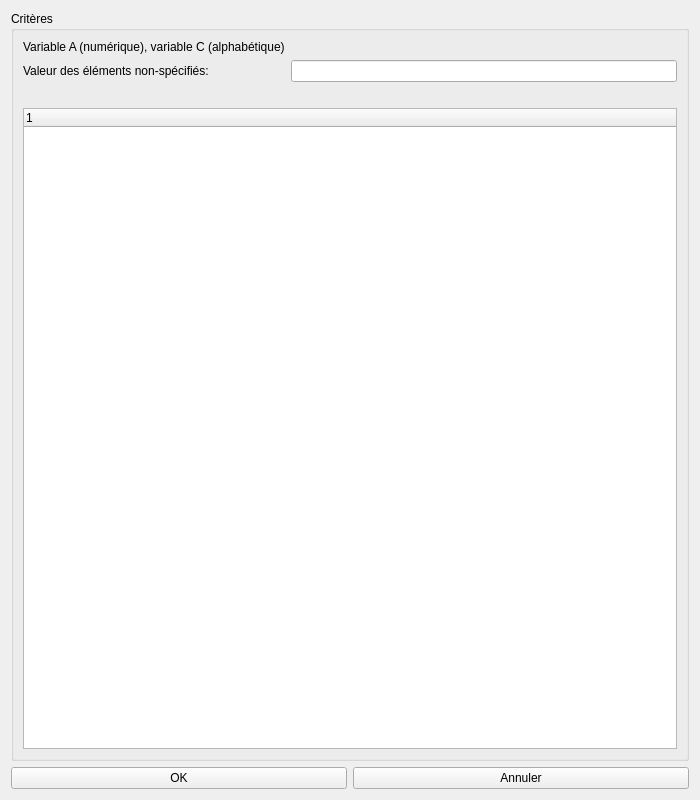
<?xml version="1.0" encoding="UTF-8"?>
<ui version="4.0">
 <class>Form</class>
 <widget class="QWidget" name="Form">
  <property name="geometry">
   <rect>
    <x>0</x>
    <y>0</y>
    <width>700</width>
    <height>800</height>
   </rect>
  </property>
  <property name="windowTitle">
   <string>Form</string>
  </property>
  <layout class="QGridLayout" name="gridLayout">
   <item row="1" column="0" colspan="2">
    <widget class="QGroupBox" name="groupBox_2">
     <property name="title">
      <string>Critères</string>
     </property>
     <layout class="QGridLayout" name="gridLayout_3">
      <item row="4" column="0" colspan="3">
       <widget class="QTreeWidget" name="twBareme">
        <column>
         <property name="text">
          <string notr="true">1</string>
         </property>
        </column>
       </widget>
      </item>
      <item row="2" column="0">
       <widget class="QLabel" name="label">
        <property name="text">
         <string>Valeur des éléments non-spécifiés:</string>
        </property>
       </widget>
      </item>
      <item row="1" column="0">
       <widget class="QLabel" name="lVariables">
        <property name="text">
         <string>Variable A (numérique), variable C (alphabétique)</string>
        </property>
       </widget>
      </item>
      <item row="2" column="1" colspan="2">
       <widget class="QLineEdit" name="lValueOthers"/>
      </item>
      <item row="3" column="0" colspan="3">
       <widget class="QLabel" name="lBornes">
        <property name="text">
         <string/>
        </property>
        <property name="wordWrap">
         <bool>true</bool>
        </property>
       </widget>
      </item>
     </layout>
    </widget>
   </item>
   <item row="2" column="0">
    <widget class="QPushButton" name="pbOK">
     <property name="text">
      <string>OK</string>
     </property>
    </widget>
   </item>
   <item row="2" column="1">
    <widget class="QPushButton" name="pbCancel">
     <property name="text">
      <string>Annuler</string>
     </property>
    </widget>
   </item>
  </layout>
 </widget>
 <resources/>
 <connections/>
</ui>
